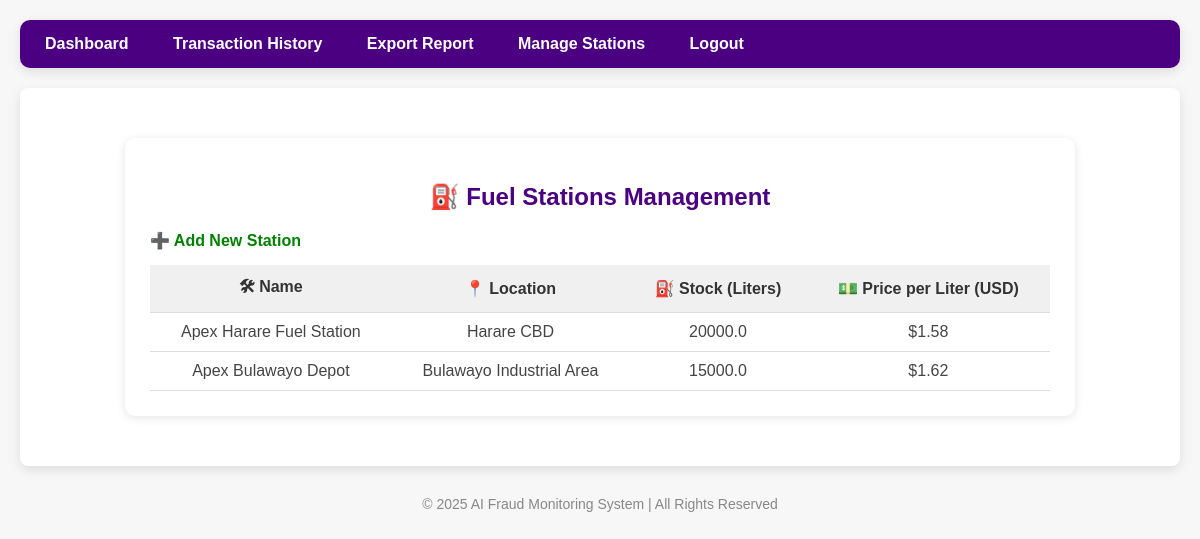
The page /stations/ (signed in) on the database its author committed.
### app/models/station.py (models this page shows, shortened)
class Station(db.Model):
    __tablename__ = 'stations'
    id = db.Column(db.Integer, primary_key=True)
    name = db.Column(db.String(100), nullable=False)
    location = db.Column(db.String(120), nullable=False)
    current_stock = db.Column(db.Float, nullable=True)  # in liters
    price_per_liter = db.Column(db.Float, nullable=True)

### app/routes/station.py (the view)
@station_bp.route('/')
@login_required
def list_stations():
    stations = Station.query.all()
    return render_template('stations.html', stations=stations)

### app/models/user.py (called while the page is built)
@login_manager.user_loader
def load_user(user_id):
    return User.query.get(int(user_id))

### templates/stations.html (shortened to what this page needs)
{% extends "layout.html" %}
{% block content %}
<div class="station-container">
    <h2>⛽ Fuel Stations Management</h2>
    <a class="add-btn" href="{{ url_for('station.add_station') }}">➕ Add New Station</a>
    <table>
        <tr>
            <th>🛠 Name</th>
            <th>📍 Location</th>
            <th>⛽ Stock (Liters)</th>
            <th>💵 Price per Liter (USD)</th>
        </tr>
        {% for s in stations %}
        <tr>
            <td>{{ s.name }}</td>
            <td>{{ s.location }}</td>
            <td>{{ s.current_stock }}</td>
            <td>${{ s.price_per_liter }}</td>
        </tr>
        {% endfor %}
    </table>
</div>
{% endblock %}

### templates/layout.html (style rules this page uses)
body { font-family: 'Arial', sans-serif; margin: 0; padding: 20px; background-color: #f7f7f7; }

### templates/stations.html (style rules this page uses)
.station-container { max-width: 900px; margin: 30px auto; background-color: #fff; padding: 25px; border-radius: 10px; box-shadow: 0 2px 10px rgba(0,0,0,0.1); }
h2 { text-align: center; color: #4B0082; margin-bottom: 20px; }
.add-btn { display: inline-block; margin-bottom: 15px; font-weight: bold; color: green; text-decoration: none; }
table { width: 100%; border-collapse: collapse; }
th, td { padding: 10px; text-align: center; border-bottom: 1px solid #ddd; }
th { background-color: #f0f0f0; color: #333; }
td { color: #444; }

### rows shown on the page
Station: name "Apex Harare Fuel Station", location "Harare CBD", current_stock "20000.0", price_per_liter "1.58"
Station: name "Apex Bulawayo Depot", location "Bulawayo Industrial Area", current_stock "15000.0", price_per_liter "1.62"
